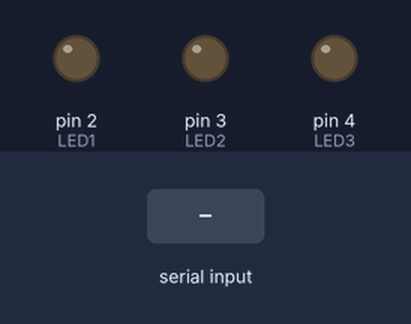
Recording of a sketch running on a simulated Arduino Uno, built with avr-gcc and run on an emulated ATmega328P. On the bench: output pins drawn as LEDs (lit = HIGH). Inputs (shaded band) come from the test bench.

Above: at 1.2 s.
1.3 s: "A" received over Serial
At 2.5 s:
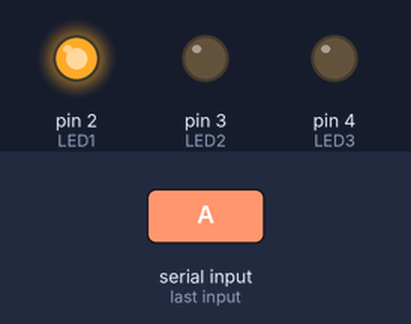
2.8 s: "B" received over Serial
At 3.8 s:
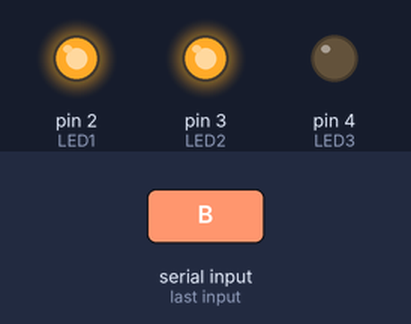
4.3 s: "C" received over Serial
At 4.9 s:
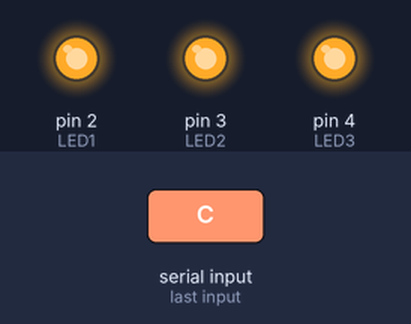
5.8 s: "A" received over Serial
At 6.1 s:
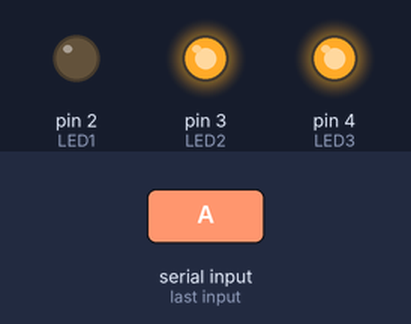
7.3 s: "B" received over Serial
At 8.4 s:
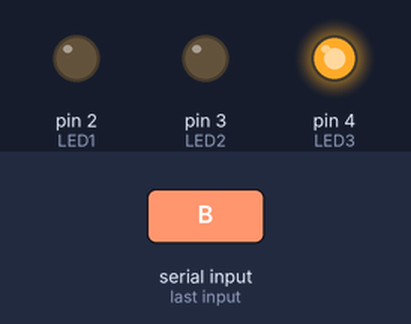
8.8 s: "D" received over Serial
At 9.6 s:
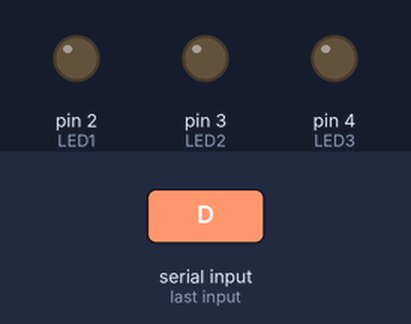
Timing chart, 0 to 11.3 s (numbered marks = the images above; inputs shaded):
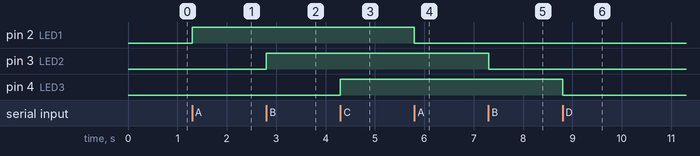

Measured:
- after the input at 1.3 s, pin 2 (LED1): LOW → HIGH at once
- after the input at 2.8 s, pin 3 (LED2): LOW → HIGH at once
- after the input at 4.3 s, pin 4 (LED3): LOW → HIGH at once
- after the input at 5.8 s, pin 2 (LED1): HIGH → LOW at once
- after the input at 7.3 s, pin 3 (LED2): HIGH → LOW at once
- after the input at 8.8 s, pin 4 (LED3): HIGH → LOW at once

The sketch:

ChallengeEx_6.ino
```cpp
#define LED1  2
#define LED2  3
#define LED3  4

char inputBuffer;

void setup() {
  pinMode(LED1, OUTPUT);
  pinMode(LED2, OUTPUT);
  pinMode(LED3, OUTPUT);

  Serial.begin(9600);
}

void loop() {
  if(Serial.available() > 0) {
    inputBuffer = Serial.read();
  }

  switch(inputBuffer) {
    case 'A' :
      digitalWrite(LED1, !digitalRead(LED1));
      inputBuffer = "\0";
      break;
    case 'B' :
      digitalWrite(LED2, !digitalRead(LED2));
      inputBuffer = "\0";
      break;
    case 'C' :
      digitalWrite(LED3, !digitalRead(LED3));
      inputBuffer = "\0";
      break;
    case 'D' :
      digitalWrite(LED1, LOW);
      digitalWrite(LED2, LOW);
      digitalWrite(LED3, LOW);
      inputBuffer = "\0";
      break;
    case 'E' :
      digitalWrite(LED1, HIGH);
      digitalWrite(LED2, HIGH);
      digitalWrite(LED3, HIGH);
      inputBuffer = "\0";
      break;
  }


}
```
